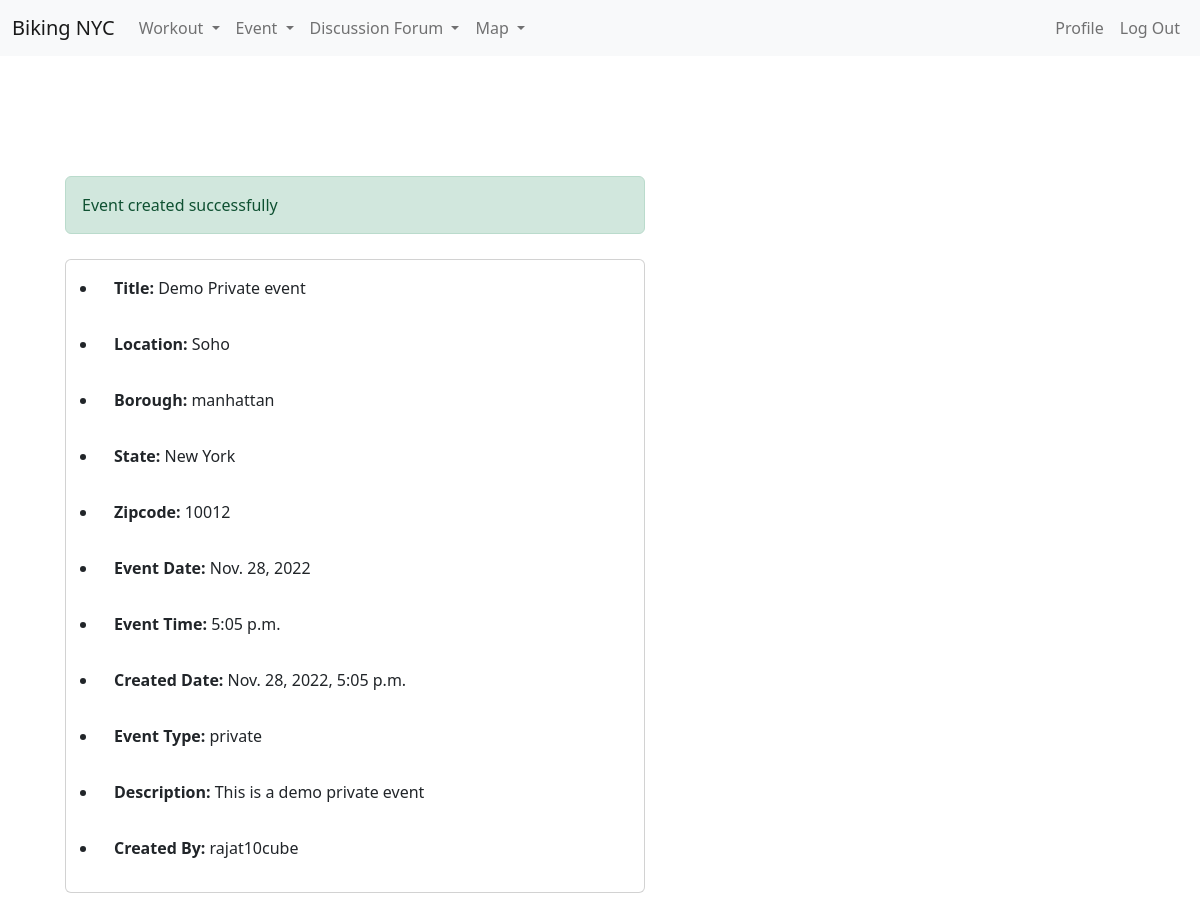
The app's page /create_event/post_event/success (signed in) with its own data.
### bikingapp/models.py (models this page shows, shortened)
class Event(models.Model):
    title = models.CharField(max_length=50)
    location = models.CharField(max_length=200)
    borough = models.CharField(
        max_length=20,
        choices=[
            ("manhattan", "Manhattan"),
            ("queens", "Queens"),
            ("bronx", "Bronx"),
            ("staten island", "Staten Island"),
            ("brooklyn", "Brooklyn"),
        ],
        default="Manhattan",
    )
    date = models.DateField(default=timezone.now)
    time = models.TimeField(default=timezone.now)
    date_created = models.DateTimeField(default=timezone.now)
    event_type = models.CharField(
        max_length=200,
        choices=[("public", "Public"), ("private", "Private")],
        default="Public",
    )
    description = models.CharField(max_length=500, null=True)
    created_by = models.CharField(max_length=100, default="user")
    zipcode = models.CharField(max_length=5, null=True)
    state = models.CharField(max_length=10, default="New York")

### bikingapp/views.py (the view)
# urls.py: path("create_event/post_event/success", views.event_success),
@login_required
def event_success(request):
    obj = models.Event.objects.order_by("id").latest("id")
    context = {"obj1": obj}
    return render(request, "event/event_success.html", context)

### bikingapp/models.py (called while the page is built)
    def __str__(self):
        return self.username

### bikingapp/templates/event/event_success.html (shortened to what this page needs)
<!DOCTYPE html>
<html lang="en">
  <head>
    <link
      href="https://cdn.jsdelivr.net/npm/bootstrap@5.2.2/dist/css/bootstrap.min.css"
      rel="stylesheet"
    />
    <link
      rel="stylesheet"
      href="https://cdn.jsdelivr.net/npm/bootstrap-icons@1.9.1/font/bootstrap-icons.css"
    />
  </head>
  <body>
    {% extends 'base.html' %} {% block content %}
    <div style="margin-top: 120px">
      <div class="col">
        <div
          class="alert alert-success col-lg-6"
          role="alert"
          style="margin-left: 25px"
        >
          Event created successfully
        </div>
        <div class="card col-lg-6" style="margin: 25px">
          <ul>
            <li class="card-body"><b>Title:</b> {{obj1.title}}</li>
            <li class="card-body"><b>Location:</b> {{obj1.location}}</li>
            <li class="card-body"><b>Borough:</b> {{obj1.borough}}</li>
            <li class="card-body"><b>State:</b> {{obj1.state}}</li>
            <li class="card-body"><b>Zipcode:</b> {{obj1.zipcode}}</li>
            <li class="card-body"><b>Event Date:</b> {{obj1.date}}</li>
            <li class="card-body"><b>Event Time:</b> {{obj1.time}}</li>
            <li class="card-body">
              <b>Created Date:</b> {{obj1.date_created}}
            </li>
            <li class="card-body"><b>Event Type:</b> {{obj1.event_type}}</li>
            <li class="card-body"><b>Description:</b> {{obj1.description}}</li>
            <li class="card-body"><b>Created By:</b> {{obj1.created_by}}</li>
          </ul>
        </div>
      </div>
    </div>
    {% endblock content %}

### records on screen
Event: title "Demo Private event", location "Soho", borough "manhattan", state "New York", zipcode "10012", date "Nov. 28, 2022", time "5:05 p.m.", date_created "Nov. 28, 2022, 5:05 p.m.", event_type "private", description "This is a demo private event", created_by "rajat10cube"
